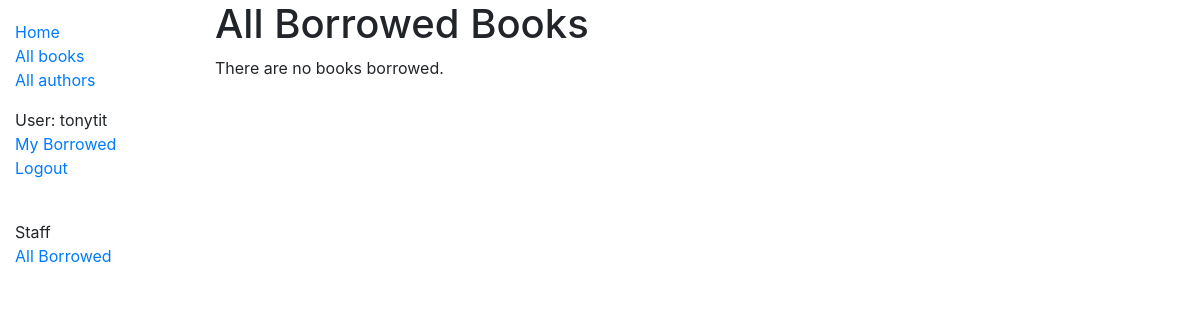
The page /catalog/borrowed/ (signed in) on the database as committed earlier.
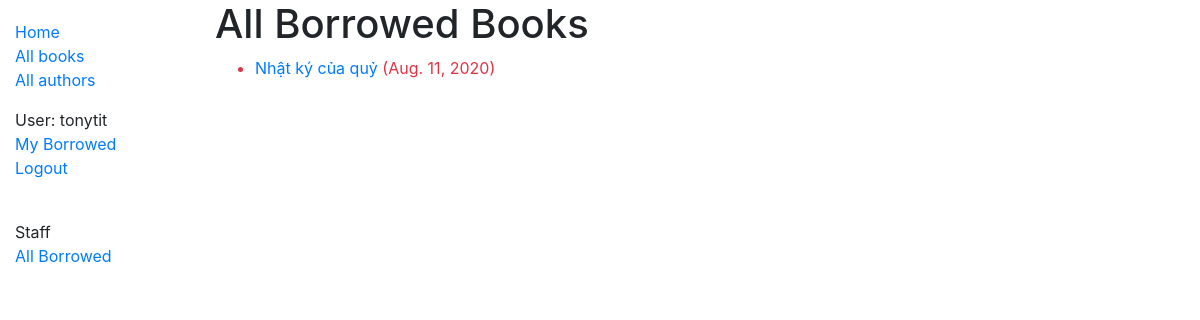
The same page on the database as committed later.
### catalog/models.py (models this page shows, shortened)
class BookInstance(models.Model):
    id = models.UUIDField(primary_key=True, default=uuid.uuid4,
                          help_text="Unique ID for this particular book across whole library")
    book = models.ForeignKey('Book', on_delete=models.SET_NULL, null=True)
    imprint = models.CharField(max_length=200)
    due_back = models.DateField(null=True, blank=True)
    borrower = models.ForeignKey(User, on_delete=models.SET_NULL, null=True, blank=True)
    @property
    def is_overdue(self):
        if self.due_back and date.today() > self.due_back:
            return True
        return False
    LOAN_STATUS = (
        ('d', 'Maintenance'),
        ('o', 'On loan'),
        ('a', 'Available'),
        ('r', 'Reserved'),
    )
    status = models.CharField(
        max_length=1,
        choices=LOAN_STATUS,
        blank=True,
        default='d',
        help_text='Book availability')
    class Meta:
        ordering = ['due_back']
        permissions = (("can_mark_returned", "Set book as returned"),)
    borrower = models.ForeignKey(User, on_delete=models.SET_NULL, null=True, blank=True)

class Book(models.Model):
    title = models.CharField(max_length=200)
    author = models.ForeignKey('Author', on_delete=models.SET_NULL, null=True)
    summary = models.TextField(max_length=1000, help_text="Enter a brief description of the book")
    isbn = models.CharField('ISBN', max_length=13,
                            help_text='13 Character <a href="https://www.isbn-international.org/content/what-isbn'
                                      '">ISBN number</a>')
    genre = models.ManyToManyField(Genre, help_text="Select a genre for this book")
    language = models.ForeignKey('Language', on_delete=models.SET_NULL, null=True)
    def display_genre(self):
        """Creates a string for the Genre. This is required to display genre in Admin."""
        return ', '.join([genre.name for genre in self.genre.all()[:3]])
    display_genre.short_description = 'Genre'

### catalog/views.py (the view)
# urls.py: path('borrowed/',views.AllLoanedBooksListView.as_view(), name='borrowed'),
class AllLoanedBooksListView (LoginRequiredMixin,generic.ListView):
    model = BookInstance
    template_name = 'catalog/bookinstance_list_borrowed_librarian.html'
    paginate_by = 10
    def get_queryset(self):
        return BookInstance.objects.filter(status__exact='o').order_by('due_back')

### catalog/templates/catalog/bookinstance_list_borrowed_librarian.html
{% extends "base_generic.html" %}
{% block content %}
    {% if perms.catalog.can_mark_returned %}
        <h1>All Borrowed Books</h1>
        {% if bookinstance_list %}
        <ul>
        {% for bookinst in bookinstance_list %}
        <li class="{% if bookinst.is_overdue %}text-danger{% endif %}">
            <a href="{% url 'book-detail' bookinst.book.pk %}">{{bookinst.book.title}}</a> ({{ bookinst.due_back }})
        </li>
        {% endfor %}
        </ul>
        {% else %}
        <p>There are no books borrowed.</p>
        {% endif %}
    {% else %}
    <h1>No Permissions </h1>
    {% endif %}
{% endblock %}

Rows that differ between the two databases and show on the page:
added BookInstance: book "Nhật ký của quỷ", due_back "Aug. 11, 2020"
Other text that changed with them:
text no longer shown: "There are no books borrowed."
